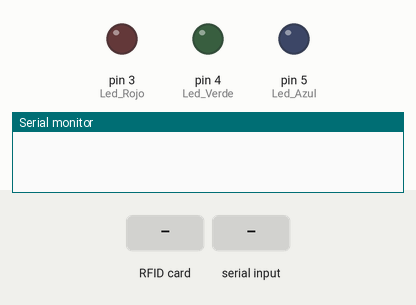
Bench run of a sketch on a simulated Arduino Uno, built with avr-gcc and run on an emulated ATmega328P. Parts: output pins drawn as LEDs (lit = HIGH), the last lines printed to the serial monitor. The test bench sets the inputs (shaded band). Pins used as bus, display or sensor lines are not drawn.

Above: at 1.2 s.
1.3 s: RFID card 7A 71 96 3A held to the reader
At 2.1 s:
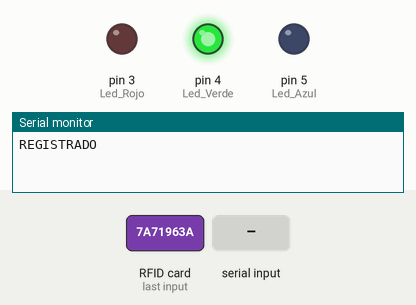
3.8 s: "9" received over Serial
At 4.75 s:
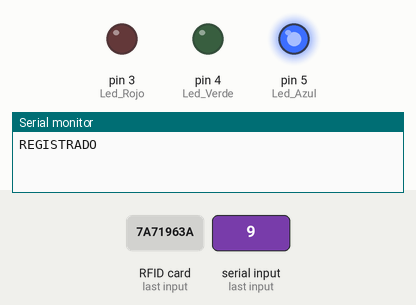
6.8 s: RFID card 5E 7A 19 C4 held to the reader
At 7.6 s:
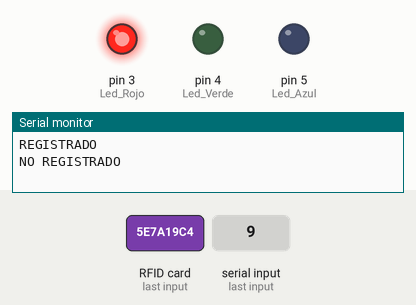
Timing chart, 0 to 9.8 s (numbered marks = the images above; inputs shaded):
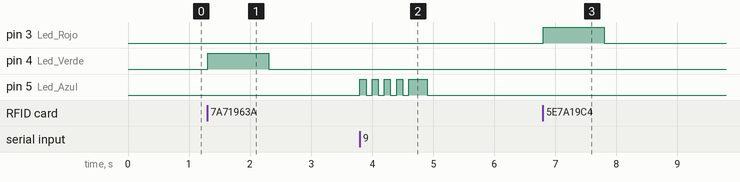

Measured:
- after the input at 1.3 s, pin 4 (Led_Verde): LOW → HIGH at once, → LOW 1.0 s later
- after the input at 3.8 s, pin 5 (Led_Azul): goes 4 × (HIGH 0.10 s, LOW 0.10 s), HIGH 0.30 s, then LOW, starting at once
- after the input at 6.8 s, pin 3 (Led_Rojo): LOW → HIGH at once, → LOW 1.0 s later

The sketch:

ProyectoSI.ino
```cpp
/*
  Capitulo 40 de Arduino desde cero en Español.
  Programa que obtiene el UID de la tarjeta o llavero del kit RFID RC522, compara con
  valores previos obtenidos de UID y permite acceso con texto en monitor serie de bienvenida
  Cualquier otra tarjeta o llavero no listado muestra texto de No te conozco, es decir,
  acceso denegado. Requiere instalar libreria MFRC522

  Autor: bitwiseAr

*/

#include <SPI.h>      // incluye libreria bus SPI
#include <MFRC522.h>      // incluye libreria especifica para MFRC522

#define RST_PIN  9      // constante para referenciar pin de reset
#define SS_PIN  10      // constante para referenciar pin de slave select
MFRC522 mfrc522(SS_PIN, RST_PIN); // crea objeto mfrc522 enviando pines de slave select y reset


const int elementos_bytes = 4;
byte LecturaUID[elementos_bytes];         // crea array para almacenar el UID leido
byte Usuarios[][elementos_bytes] = { // UID de los usuarios registrados
  {0x7A, 0x71, 0x96, 0x3A},
  {0x09, 0xAE, 0xCC, 0x11},
  {0xBC, 0x57, 0x21, 0x22}
};

int Led_Rojo = 3;
int Led_Verde = 4;
int Led_Azul= 5;
void setup() {
  Serial.begin(9600);     // inicializa comunicacion por monitor serie a 9600 bps
  SPI.begin();        // inicializa bus SPI
  pinMode(Led_Rojo, OUTPUT);
  pinMode(Led_Verde, OUTPUT);
  pinMode(Led_Azul, OUTPUT);
  mfrc522.PCD_Init();     // inicializa modulo lector
}

void loop() {
  int Elementos = sizeof(Usuarios) / elementos_bytes;
  bool Autenticado = false;

  //elementos_bytes

  if ( ! mfrc522.PICC_IsNewCardPresent())   // si no hay una tarjeta presente
    return;           // retorna al loop esperando por una tarjeta

  if ( ! mfrc522.PICC_ReadCardSerial())     // si no puede obtener datos de la tarjeta
    return;           // retorna al loop esperando por otra tarjeta

  for (byte i = 0; i < mfrc522.uid.size; i++) { // bucle recorre de a un byte por vez el UID
    LecturaUID[i] = mfrc522.uid.uidByte[i];   // almacena en array el byte del UID leido
  }

  for (int i = 0; i < Elementos; i++ ) {
    for (int j = 0; j < elementos_bytes; j++) {
      if (LecturaUID[j] != Usuarios[i][j])
        Autenticado = false;
      else{
        Autenticado = true;
        break;
        }
    }
    if (Autenticado == true)
      break;
  }
  if (Autenticado == true){
    Serial.println("REGISTRADO");
    digitalWrite(Led_Rojo, LOW);
    digitalWrite(Led_Verde, HIGH);
    delay(1000);
    digitalWrite(Led_Rojo,LOW );
    digitalWrite(Led_Verde,LOW );

    lectura();
  }
  else{
    Serial.println("NO REGISTRADO");
    digitalWrite(Led_Rojo,HIGH );
    digitalWrite(Led_Verde,LOW );
    delay(1000);
    digitalWrite(Led_Rojo,LOW );
    digitalWrite(Led_Verde,LOW );
    }


  mfrc522.PICC_HaltA();     // detiene comunicacion con tarjeta
}

void lectura(){
  while (true){
    if (Serial.available()>0)
   {
      char option = Serial.read();
      if (option == '9')
      {
            digitalWrite(Led_Azul, HIGH);
            delay(100);
            digitalWrite(Led_Azul, LOW);
            delay(100);
            digitalWrite(Led_Azul, HIGH);
            delay(100);
            digitalWrite(Led_Azul, LOW);
            delay(100);
            digitalWrite(Led_Azul, HIGH);
            delay(100);
            digitalWrite(Led_Azul, LOW);
            delay(100);
            digitalWrite(Led_Azul, HIGH);
            delay(100);
            digitalWrite(Led_Azul, LOW);
            delay(100);
            digitalWrite(Led_Azul, HIGH);
            delay(300);
            digitalWrite(Led_Azul, LOW);
            break;
         }
       else
        break;
      }
  }

}
```
